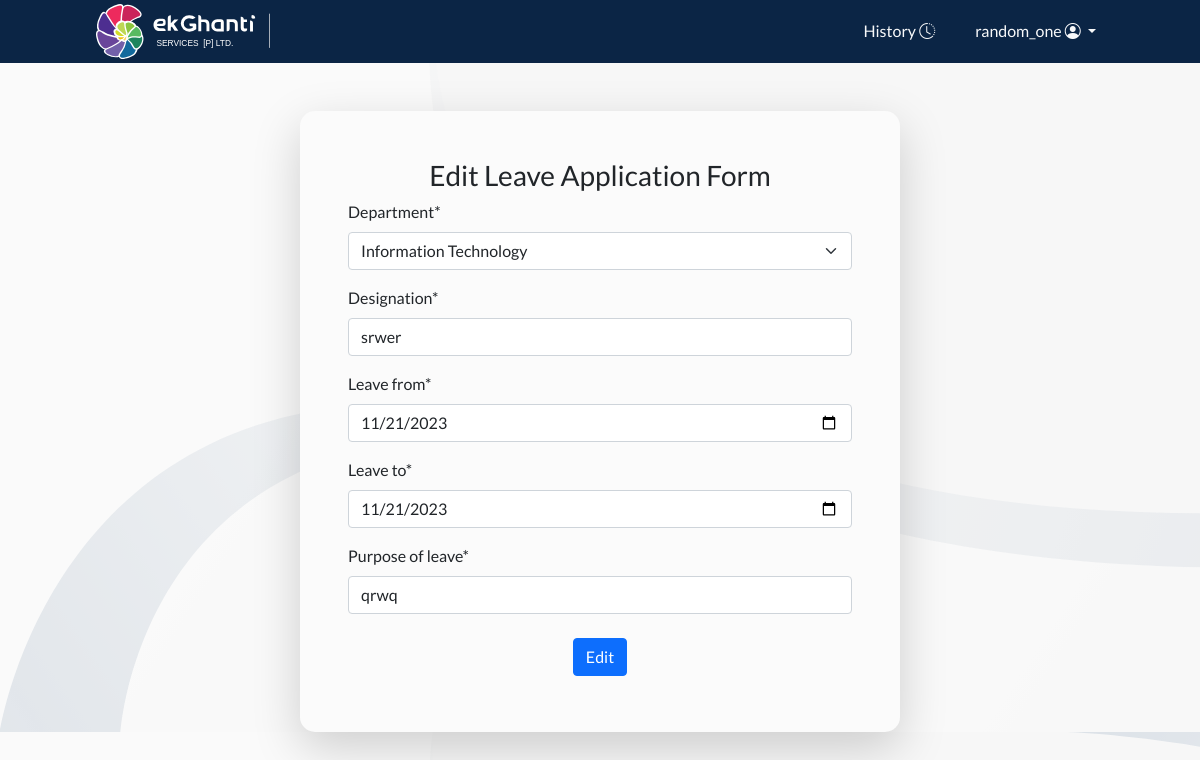
The app's page /edit_form/39/ (signed in), older data.
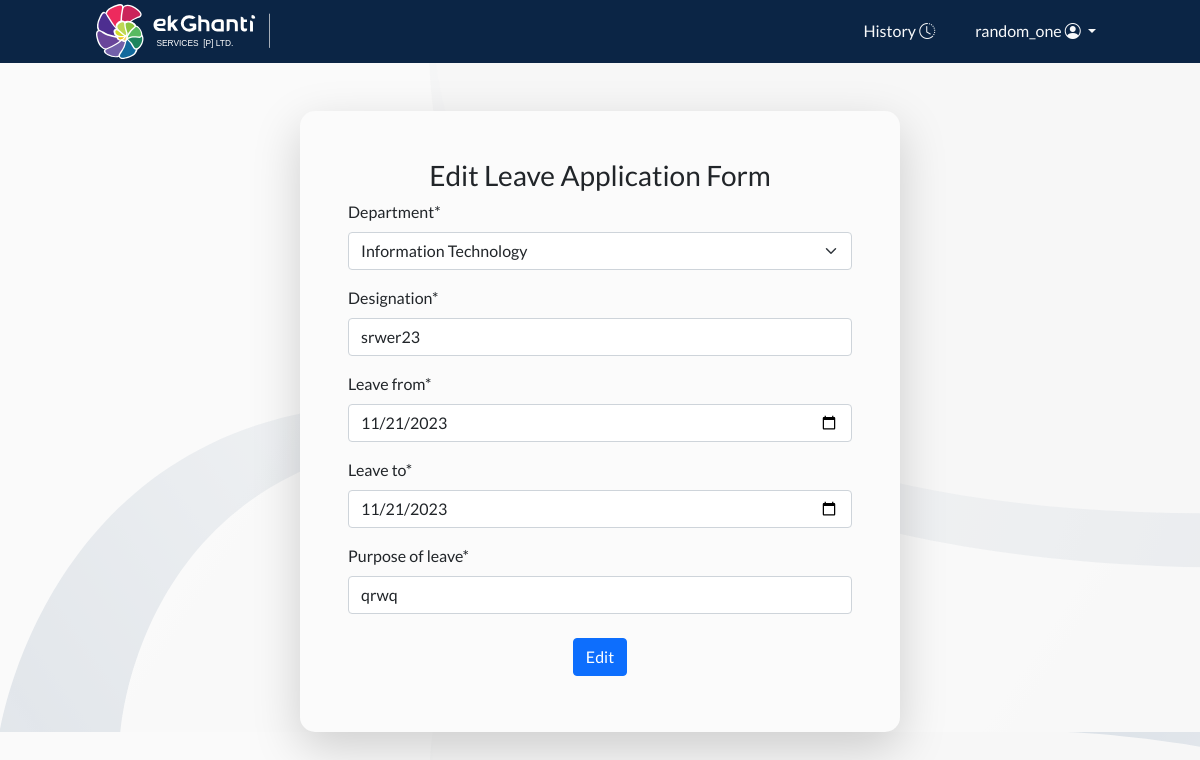
The same page, newer data.
### leaveapp/models.py (models this page shows, shortened)
class LeaveRequest(models.Model):
    DEPARTMENT_CHOICES = [
        ('IT','Information Technology'),
        ('HR','Human Resource'),
        ('BS','Business'),
    ]
    name = models.CharField(max_length=50)
    designation = models.CharField(max_length=30)
    department = models.CharField(max_length=30,choices=DEPARTMENT_CHOICES)
    leave_from = models.DateField()
    leave_to = models.DateField()
    total_leave_days = models.IntegerField(default=0)
    purpose_of_leave = models.CharField(max_length=50)
    leave_applied_date = models.DateField(auto_now_add=True)
    signature_of_applicant = models.CharField(max_length=30)
    approved_by_supervisor = models.BooleanField(default=False)
    approved_by_hr = models.BooleanField(default=False)
    user = models.ForeignKey(User,on_delete=models.SET_NULL,null=True,blank=True)

### leaveapp/views.py (the view)
# urls.py: path('edit_form/<int:id>/',edit_leave_request,name='edit_form'),
@login_required(login_url='login_user')
def edit_leave_request(request,id):
    leave_request = get_object_or_404(LeaveRequest,id=id)
    edit_form = LeaveRequestForm(instance=leave_request)
    if request.method == 'POST':
        edit_form = LeaveRequestForm(request.POST,instance=leave_request)
        if edit_form.is_valid():
            edit_form.save()
            messages.success(request,"The form has been successfully updated.")
            return redirect('history')
        else:
            messages.error(request,"Please! correct the errors:")
    else:
        edit_form = LeaveRequestForm(instance=leave_request)
    context = {
        'edit_form' : edit_form,
        'leave_request':leave_request,
    }
    return render(request,'edit_form.html',context)

### leaveapp/forms.py (shortened to what this page needs)
class LeaveRequestForm(forms.ModelForm):
    class Meta:
        model = LeaveRequest
        fields = [
            'department',
            'designation',
            'leave_from',
            'leave_to',
            'purpose_of_leave',
        ]
    designation = forms.CharField(max_length=30)
    department = forms.ChoiceField(
        choices=LeaveRequest.DEPARTMENT_CHOICES
    )
    leave_from = forms.DateField(widget=forms.DateInput(attrs={'type':'date'}),initial=date.today())
    leave_to = forms.DateField(widget=forms.DateInput(attrs={'type':'date'}),initial=date.today())
    purpose_of_leave = forms.CharField(max_length=50)

### leaveapp/templates/edit_form.html (shortened to what this page needs)
{% extends 'base.html' %}
{% block navbar %}
{% include 'navbar.html' %}
{% endblock navbar %}
{% block content %}
{% load crispy_forms_tags %}
<div class="container form-custom mt-5 shadow-lg p-5 form-container">
    <h3 class="text-center  ">Edit Leave Application Form</h3>
    <form method="post" class="d-flex flex-column align-items-center">
        <div class=" w-100">
             {{ edit_form | crispy }}
        </div>
       <div>
            <button class="btn btn-primary my-2 " name='edit'>Edit</button>
       </div>
    </form>
</div>
{% endblock content %}

Row changes from the older to the newer data that the page shows:
changed LeaveRequest "Information Technology": designation "srwer" → "srwer23"
